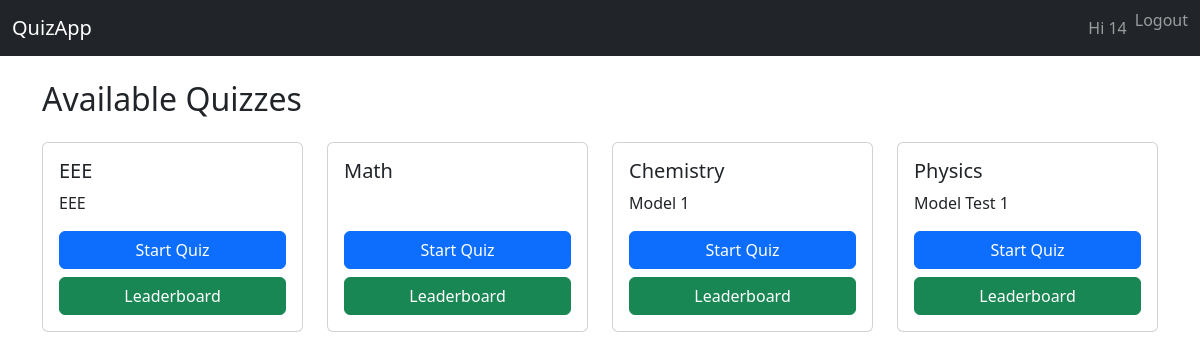
The app's page / (signed in) with its own data.
### userauths/models.py (models this page shows, shortened)
class CustomUser(AbstractUser):
    full_name = models.CharField(max_length=200, blank=True)
    college = models.CharField(max_length=200, blank=True)

### quiz/models.py (models this page shows, shortened)
class Quiz(models.Model):
    STATUS_CHOICES = [('draft', 'Draft'), ('published', 'Published')]
    title = models.CharField(max_length=200)
    description = models.TextField(blank=True)
    duration = models.PositiveIntegerField(help_text='Duration in minutes')
    total_marks = models.PositiveIntegerField(default=0)
    status = models.CharField(max_length=10, choices=STATUS_CHOICES, default='draft')
    publish_date = models.DateTimeField(null=True, blank=True)
    created_at = models.DateTimeField(auto_now_add=True)
    updated_at = models.DateTimeField(auto_now=True)
    def check_auto_publish(self):
        if self.status == 'draft' and self.publish_date and self.publish_date <= timezone.now():
            self.status = 'published'
            self.save(update_fields=['status'])

### quiz/views.py (the view)
# urls.py: path('', views.quiz_list, name='quiz_list'),
@login_required
def quiz_list(request):
    quizzes = Quiz.objects.all()
    for quiz in quizzes:
        quiz.check_auto_publish()
    quizzes = quizzes.filter(status='published').order_by('-publish_date')
    return render(request, 'quiz/quiz_list.html', {'quizzes': quizzes})

### quiz/templates/quiz/quiz_list.html
{% extends 'base.html' %}
{% block content %}
<h2 class="mb-4">Available Quizzes</h2>
<div class="row">
  {% for quiz in quizzes %}
  <div class="col-12 col-sm-6 col-md-4 col-lg-3 mb-3">
    <div class="card h-100">
      <div class="card-body d-flex flex-column">
        <h5 class="card-title">{{ quiz.title }}</h5>
        <p class="card-text">{{ quiz.description }}</p>
        <div class="mt-auto">
          <a href="{% url 'quiz:start_quiz' quiz.id %}" class="btn btn-primary w-100 mb-2">Start Quiz</a>
          <a href="{% url 'quiz:leaderboard' quiz.id %}" class="btn btn-success w-100">Leaderboard</a>
        </div>
      </div>
    </div>
  </div>
  {% endfor %}
</div>
{% endblock %}

### templates/base.html (shortened to what this page needs)
<!DOCTYPE html>
<html lang="en">
<head>
    <link href="https://cdn.jsdelivr.net/npm/bootstrap@5.3.0/dist/css/bootstrap.min.css" rel="stylesheet">
</head>
<body>
<nav class="navbar navbar-expand-lg navbar-dark bg-dark">
  <div class="container-fluid">
    <a class="navbar-brand" href="{% url 'quiz:quiz_list' %}">QuizApp</a>
    <div class="collapse navbar-collapse" id="navbarContent">
      <ul class="navbar-nav ms-auto mb-2 mb-lg-0">
        {% if user.is_authenticated %}
          <li class="nav-item"><a class="nav-link" href="#">Hi {{ user.username }}</a></li>
          <li class="nav-item">
            <form method="post" action="{% url 'logout' %}">
              <button type="submit" class="btn btn-link nav-link p-0">Logout</button>
            </form>
          </li>
        {% else %}
          <li class="nav-item"><a class="nav-link" href="{% url 'login' %}">Login</a></li>
          <li class="nav-item"><a class="nav-link" href="{% url 'userauths:signup' %}">Sign Up</a></li>
        {% endif %}
      </ul>
    </div>
  </div>
</nav>
<div class="container mt-4 mb-5">
    {% block content %}{% endblock %}
</div>
</body>
</html>

### records on screen
CustomUser: username "14"
Quiz: title "EEE", description "EEE"
Quiz: title "Math"
Quiz: title "Chemistry", description "Model 1"
Quiz: title "Physics", description "Model Test 1"
